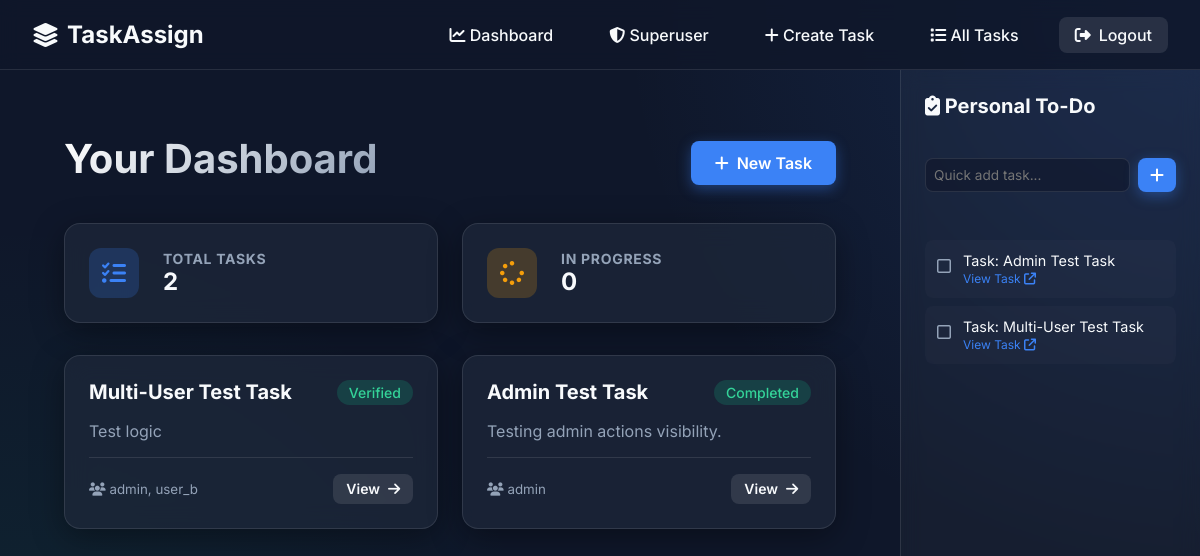
/dashboard/ (signed in), run on an earlier commit of the app's database.
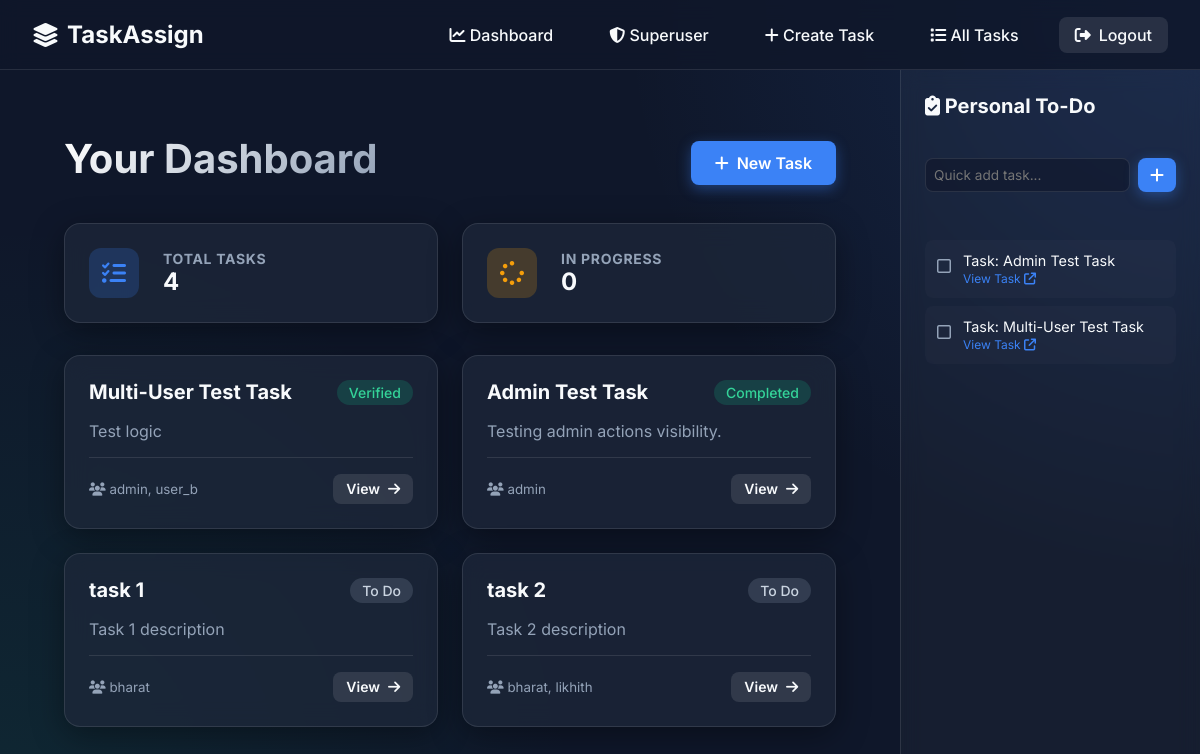
And on a later commit of the database.
### main/models.py (models this page shows, shortened)
class Task(models.Model):
    STATUS_CHOICES = [
        ("To Do", "To Do"),
        ("In Progress", "In Progress"),
        ("Review", "Review"),
        ("Completed", "Completed"),
        ("Verified", "Verified"),
        ("Rejected", "Rejected"),
    ]
    title = models.CharField(max_length=255)
    description = models.TextField()
    status = models.CharField(max_length=20, choices=STATUS_CHOICES, default="To Do")
    assignees = models.ManyToManyField(User, related_name="tasks")
    created_at = models.DateTimeField(auto_now_add=True)

class User(AbstractUser):
    role = models.CharField(max_length=20, choices=ROLE_CHOICES, default="frontend")

class PersonalTodo(models.Model):
    user = models.ForeignKey(
        User, on_delete=models.CASCADE, related_name="personal_todos"
    )
    task = models.ForeignKey(Task, on_delete=models.CASCADE, null=True, blank=True)
    text = models.CharField(max_length=255)
    is_completed = models.BooleanField(default=False)
    created_at = models.DateTimeField(auto_now_add=True)

### main/views.py (the view)
# urls.py: path("dashboard/", views.dashboard, name="dashboard"),
@login_required
def dashboard(request):
    if request.user.is_superuser:
        tasks = Task.objects.prefetch_related("assignees").all()
    else:
        tasks = Task.objects.prefetch_related("assignees").filter(
            assignees=request.user
        )
    stats = {
        "total": tasks.count(),
        "in_progress": tasks.filter(status="In Progress").count(),
    }
    return render(request, "main/dashboard.html", {"tasks": tasks, "stats": stats})

### main/context_processors.py (called while the page is built)
def personal_todos(request):
    if request.user.is_authenticated:
        return {
            "sidebar_todos": request.user.personal_todos.select_related("task")
            .all()
            .order_by("is_completed", "-created_at")
        }
    return {"sidebar_todos": []}

### main/templates/main/dashboard.html
{% extends "main/base.html" %}
{% block content %}
<div class="mb-4 flex-header" style="display: flex; justify-content: space-between; align-items: center;">
    <h2 class="page-title">Your Dashboard</h2>
    {% if user.is_superuser %}
        <a href="{% url 'create_task' %}" class="btn btn-primary"><i class="fa-solid fa-plus"></i> New Task</a>
    {% endif %}
</div>
<div class="dashboard-grid" style="margin-top: 0; margin-bottom: 2rem;">
    <div class="glass-panel" style="padding: 1.5rem; display: flex; align-items: center; gap: 1.5rem;">
        <div style="width: 50px; height: 50px; border-radius: 12px; background: rgba(59, 130, 246, 0.2); display: flex; align-items: center; justify-content: center; color: var(--accent-color); font-size: 1.5rem;">
            <i class="fa-solid fa-list-check"></i>
        </div>
        <div>
            <h4 style="color: var(--text-muted); font-size: 0.875rem; text-transform: uppercase; letter-spacing: 0.05em;">Total Tasks</h4>
            <p style="font-size: 1.5rem; font-weight: 700;">{{ stats.total }}</p>
        </div>
    </div>
    <div class="glass-panel" style="padding: 1.5rem; display: flex; align-items: center; gap: 1.5rem;">
        <div style="width: 50px; height: 50px; border-radius: 12px; background: rgba(245, 158, 11, 0.2); display: flex; align-items: center; justify-content: center; color: var(--warning-color); font-size: 1.5rem;">
            <i class="fa-solid fa-spinner"></i>
        </div>
        <div>
            <h4 style="color: var(--text-muted); font-size: 0.875rem; text-transform: uppercase; letter-spacing: 0.05em;">In Progress</h4>
            <p style="font-size: 1.5rem; font-weight: 700;">{{ stats.in_progress }}</p>
        </div>
    </div>
</div>
{% if not tasks %}
    <div class="glass-panel text-center py-5">
        <div style="font-size: 3rem; color: var(--text-muted); margin-bottom: 1rem;">
            <i class="fa-regular fa-folder-open"></i>
        </div>
        <h3>No tasks found</h3>
        <p style="color: var(--text-muted);">You don't have any tasks assigned to you right now.</p>
    </div>
{% else %}
    <div class="dashboard-grid">
        {% for task in tasks %}
            <div class="glass-panel task-card">
                <div style="display: flex; justify-content: space-between; align-items: flex-start; margin-bottom: 1rem;">
                    <h3 style="margin: 0; padding-right: 1rem;"><a href="{% url 'task_detail' task.id %}" style="color: var(--text-color);">{{ task.title }}</a></h3>
                    <span class="badge
                        {% if task.status == 'To Do' %}badge-todo
                        {% elif task.status == 'In Progress' %}badge-progress
                        {% elif task.status == 'Review' %}badge-review
                        {% elif task.status == 'Completed' or task.status == 'Verified' %}badge-completed
                        {% elif task.status == 'Rejected' %}badge-rejected
                        {% else %}badge-todo{% endif %}">
                        {{ task.status }}
                    </span>
                </div>
                <p>{{ task.description }}</p>
                <div class="task-footer">
                    <div>
                        <small style="color: var(--text-muted); display: block;"><i class="fa-solid fa-users"></i>
                            {% for assignee in task.assignees.all %}
                                {{ assignee.username }}{% if not forloop.last %}, {% endif %}
                            {% endfor %}
                        </small>
                    </div>
                    <a href="{% url 'task_detail' task.id %}" class="btn btn-secondary" style="padding: 0.4rem 0.8rem; font-size: 0.875rem;">View <i class="fa-solid fa-arrow-right"></i></a>
                </div>
            </div>
        {% endfor %}
    </div>
{% endif %}
{% endblock %}

### main/templates/main/base.html (shortened to what this page needs)
{% load static %}
<!DOCTYPE html>
<html lang="en">
<head>
    <link rel="stylesheet" href="https://cdnjs.cloudflare.com/ajax/libs/font-awesome/6.4.0/css/all.min.css">
    <link rel="stylesheet" href="{% static 'main/css/style.css' %}">
</head>
<body>
    <nav class="navbar">
        <a href="{% url 'home' %}" class="nav-brand">
            <i class="fa-solid fa-layer-group"></i> TaskAssign
        </a>
        <ul class="nav-links" id="nav-links">
            {% if user.is_authenticated %}
                <li><a href="{% url 'dashboard' %}"><i class="fa-solid fa-chart-line"></i> Dashboard</a></li>
                {% if user.is_superuser %}
                    <li><a href="{% url 'superuser_dashboard' %}"><i class="fa-solid fa-shield-halved"></i> Superuser</a></li>
                    <li><a href="{% url 'create_task' %}"><i class="fa-solid fa-plus"></i> Create Task</a></li>
                {% endif %}
                <li><a href="{% url 'task_list' %}"><i class="fa-solid fa-list"></i> All Tasks</a></li>
                <li><a href="{% url 'logout' %}" class="btn btn-secondary"><i class="fa-solid fa-right-from-bracket"></i> Logout</a></li>
            {% else %}
                <li><a href="{% url 'login' %}"><i class="fa-solid fa-right-to-bracket"></i> Login</a></li>
                <li><a href="{% url 'register' %}" class="btn btn-primary"><i class="fa-solid fa-user-plus"></i> Register</a></li>
            {% endif %}
        </ul>
    </nav>
    <div class="layout-wrapper">
        <div class="main-content">
            <div class="container">
                {% block content %}
                {% endblock %}
            </div>
        </div>
        {% if user.is_authenticated %}
        <aside class="sidebar">
            <h3 style="font-size: 1.25rem; margin-bottom: 1rem;"><i class="fa-solid fa-clipboard-check"></i> Personal To-Do</h3>
            <form action="{% url 'add_todo' %}" method="POST" style="margin-bottom: 1.5rem;">
                <div style="display: flex; gap: 0.5rem;">
                    <input type="text" name="todo_text" placeholder="Quick add task..." required style="padding: 0.5rem; font-size: 0.85rem;">
                    <button type="submit" class="btn btn-primary" style="padding: 0.5rem 0.75rem;"><i class="fa-solid fa-plus"></i></button>
                </div>
            </form>
            <div class="todo-list">
                {% for todo in sidebar_todos %}
                <div class="todo-item {% if todo.is_completed %}todo-completed{% endif %}">
                    <a href="{% url 'toggle_todo' todo.id %}" class="todo-checkbox">
                        {% if todo.is_completed %}
                            <i class="fa-solid fa-square-check" style="color: var(--success-color);"></i>
                        {% else %}
                            <i class="fa-regular fa-square" style="color: var(--text-muted);"></i>
                        {% endif %}
                    </a>
                    <div class="todo-text">
                        {{ todo.text }}
                        {% if todo.task %}
                        <br>
                        <small style="color: var(--accent-color); font-size: 0.75rem;">
                            <a href="{% url 'task_detail' todo.task.id %}" style="color: inherit;">View Task <i class="fa-solid fa-arrow-up-right-from-square"></i></a>
                        </small>
                        {% endif %}
                    </div>
                </div>
                {% empty %}
                <p style="color: var(--text-muted); font-size: 0.9rem; text-align: center;">No tasks yet.</p>
                {% endfor %}
            </div>
        </aside>
        {% endif %}
    </div>
</body>
</html>

What changed in the data, as far as the page shows it:
added Task: title "task 1", status "To Do", description "Task 1 description"
added User: username "bharat"
added Task: title "task 2", status "To Do", description "Task 2 description"
added User: username "likhith", shown under "task 2"
Also different on the page:
{{ stats.total }}: "2" → "4"
